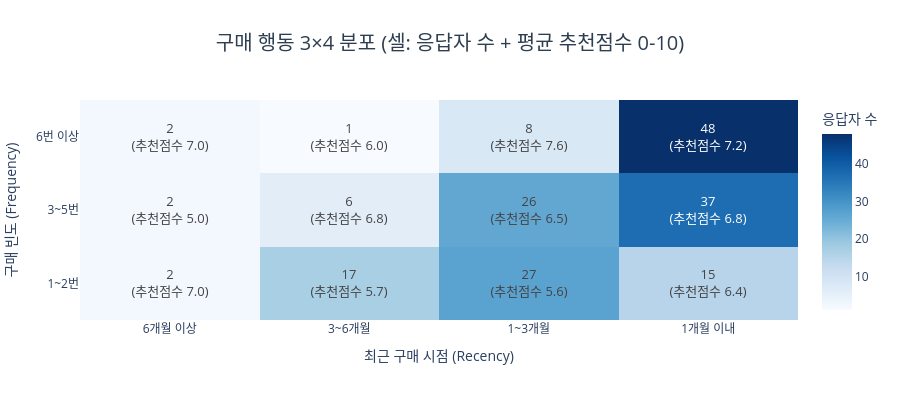

Source (notebook cell):
### Code cell
# 셀 라벨: 응답자 수 (평균 추천점수 0-10)
text_labels = [
    [f'{int(rf_count.iloc[i,j])}<br>(추천점수 {rf_nps.iloc[i,j]:.1f})' if not pd.isna(rf_nps.iloc[i,j]) else f'{int(rf_count.iloc[i,j])}'
     for j in range(rf_count.shape[1])]
    for i in range(rf_count.shape[0])
]

fig = go.Figure(go.Heatmap(
    z=rf_count.values,
    x=RECENCY_ORDER,
    y=FREQ_ORDER,
    colorscale='Blues',
    text=text_labels,
    texttemplate='%{text}',
    textfont=dict(size=13),
    showscale=True,
    colorbar=dict(title='응답자 수')
))
fig.update_layout(
    title=dict(text='구매 행동 3×4 분포 (셀: 응답자 수 + 평균 추천점수 0-10)', x=0.5, xanchor='center', font=dict(size=20, color='#2c3e50')),
    xaxis_title='최근 구매 시점 (Recency)',
    yaxis_title='구매 빈도 (Frequency)',
    plot_bgcolor='white',
    height=400
)
fig.show()

### Figure 1 — Plotly figure (JSON) as saved in the notebook; plotly's stock layout.template omitted (floating-point values rounded to 4 significant figures)
{"data": [{"colorbar": {"title": {"text": "응답자 수"}}, "colorscale": [[0, "rgb(247,251,255)"], [0.125, "rgb(222,235,247)"], [0.25, "rgb(198,219,239)"], [0.375, "rgb(158,202,225)"], [0.5, "rgb(107,174,214)"], [0.625, "rgb(66,146,198)"], [0.75, "rgb(33,113,181)"], [0.875, "rgb(8,81,156)"], [1, "rgb(8,48,107)"]], "showscale": true, "text": [["2<br>(추천점수 7.0)", "17<br>(추천점수 5.7)", "27<br>(추천점수 5.6)", "15<br>(추천점수 6.4)"], ["2<br>(추천점수 5.0)", "6<br>(추천점수 6.8)", "26<br>(추천점수 6.5)", "37<br>(추천점수 6.8)"], ["2<br>(추천점수 7.0)", "1<br>(추천점수 6.0)", "8<br>(추천점수 7.6)", "48<br>(추천점수 7.2)"]], "textfont": {"size": 13}, "texttemplate": "%{text}", "type": "heatmap", "x": ["6개월 이상", "3~6개월", "1~3개월", "1개월 이내"], "y": ["1~2번", "3~5번", "6번 이상"], "z": [[2, 17, 27, 15], [2, 6, 26, 37], [2, 1, 8, 48]]}], "layout": {"height": 400, "plot_bgcolor": "white", "title": {"font": {"color": "#2c3e50", "size": 20}, "text": "구매 행동 3×4 분포 (셀: 응답자 수 + 평균 추천점수 0-10)", "x": 0.5, "xanchor": "center"}, "xaxis": {"title": {"text": "최근 구매 시점 (Recency)"}}, "yaxis": {"title": {"text": "구매 빈도 (Frequency)"}}}}
